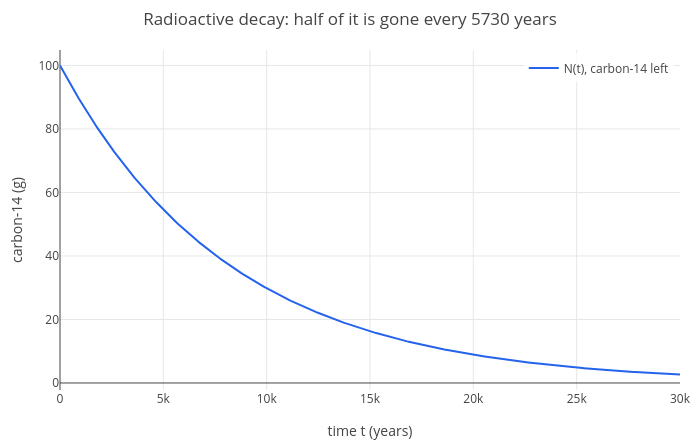

Notebook code for this chart:
### Markdown cell above
After one half-life, 50 g are left; after 20000 years, about 8.9 g; a quarter (25 g) is left after two half-lives,
11460 years. That is how radiocarbon dating works: the fraction of carbon-14 left in a bone tells its age.

The plot shows the amount against time. The horizontal axis is time in years, from 0 to 30000; the vertical axis is
grams of carbon-14 left:

### Code cell
p = plot(N, t, 0, 30000);
labels(title(legend(p, "N(t), carbon-14 left"), "Radioactive decay: half of it is gone every 5730 years"), "time t (years)", "carbon-14 (g)")
clear

### Figure 1 — Plotly figure (JSON) as saved in the notebook; plotly's stock layout.template omitted (floating-point values rounded to 4 significant figures; data arrays with more than 128 entries replaced by an {"elided": "..."} marker saying what was removed)
{"data": [{"line": {"color": "#2563eb", "width": 2}, "mode": "lines", "name": "N(t), carbon-14 left", "type": "scatter", "x": {"elided": "402 int values"}, "y": {"elided": "402 float values"}}], "layout": {"height": 440, "legend": {"bgcolor": "rgba(255,255,255,0.8)", "x": 0.99, "xanchor": "right", "y": 0.99, "yanchor": "top"}, "margin": {"b": 50, "l": 60, "r": 20, "t": 50}, "showlegend": true, "title": {"text": "Radioactive decay: half of it is gone every 5730 years"}, "width": 700, "xaxis": {"range": [0, 30000], "title": {"text": "time t (years)"}, "zeroline": true}, "yaxis": {"range": [-2.213, 104.9], "title": {"text": "carbon-14 (g)"}, "zeroline": true}}}
